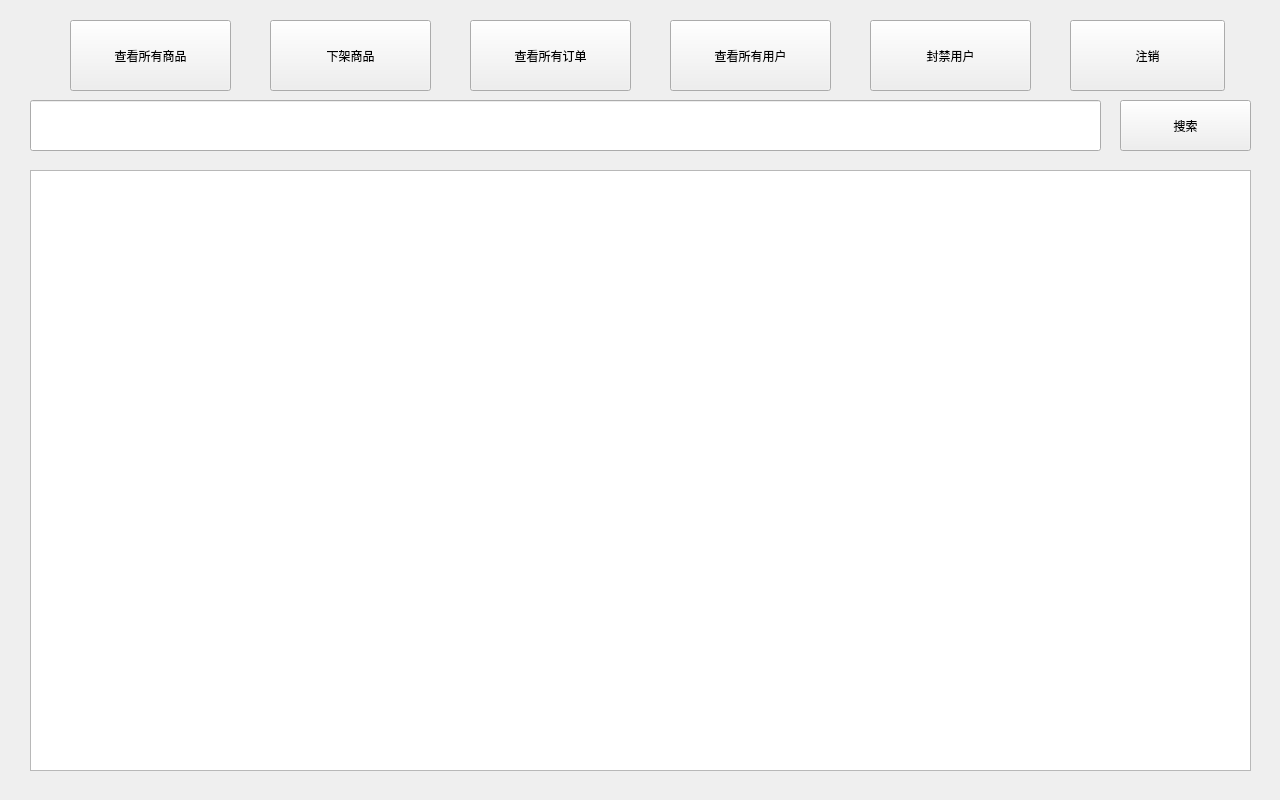
<?xml version="1.0" encoding="UTF-8"?>
<ui version="4.0">
 <class>AdminWindow</class>
 <widget class="QWidget" name="AdminWindow">
  <property name="geometry">
   <rect>
    <x>0</x>
    <y>0</y>
    <width>1280</width>
    <height>800</height>
   </rect>
  </property>
  <property name="windowTitle">
   <string>Form</string>
  </property>
  <widget class="QPushButton" name="CheckCommodity">
   <property name="geometry">
    <rect>
     <x>70</x>
     <y>20</y>
     <width>161</width>
     <height>71</height>
    </rect>
   </property>
   <property name="text">
    <string>查看所有商品</string>
   </property>
  </widget>
  <widget class="QPushButton" name="pull">
   <property name="geometry">
    <rect>
     <x>270</x>
     <y>20</y>
     <width>161</width>
     <height>71</height>
    </rect>
   </property>
   <property name="text">
    <string>下架商品</string>
   </property>
  </widget>
  <widget class="QPushButton" name="CheckOrders">
   <property name="geometry">
    <rect>
     <x>470</x>
     <y>20</y>
     <width>161</width>
     <height>71</height>
    </rect>
   </property>
   <property name="text">
    <string>查看所有订单</string>
   </property>
  </widget>
  <widget class="QPushButton" name="Check_users">
   <property name="geometry">
    <rect>
     <x>670</x>
     <y>20</y>
     <width>161</width>
     <height>71</height>
    </rect>
   </property>
   <property name="text">
    <string>查看所有用户</string>
   </property>
  </widget>
  <widget class="QPushButton" name="BanUser">
   <property name="geometry">
    <rect>
     <x>870</x>
     <y>20</y>
     <width>161</width>
     <height>71</height>
    </rect>
   </property>
   <property name="text">
    <string>封禁用户</string>
   </property>
  </widget>
  <widget class="QPushButton" name="logout">
   <property name="geometry">
    <rect>
     <x>1070</x>
     <y>20</y>
     <width>155</width>
     <height>71</height>
    </rect>
   </property>
   <property name="text">
    <string>注销</string>
   </property>
  </widget>
  <widget class="QTableView" name="tableView">
   <property name="geometry">
    <rect>
     <x>30</x>
     <y>170</y>
     <width>1221</width>
     <height>601</height>
    </rect>
   </property>
  </widget>
  <widget class="QPushButton" name="search">
   <property name="geometry">
    <rect>
     <x>1120</x>
     <y>100</y>
     <width>131</width>
     <height>51</height>
    </rect>
   </property>
   <property name="text">
    <string>搜索</string>
   </property>
  </widget>
  <widget class="QLineEdit" name="lineEdit">
   <property name="geometry">
    <rect>
     <x>30</x>
     <y>100</y>
     <width>1071</width>
     <height>51</height>
    </rect>
   </property>
  </widget>
 </widget>
 <resources/>
 <connections/>
</ui>
